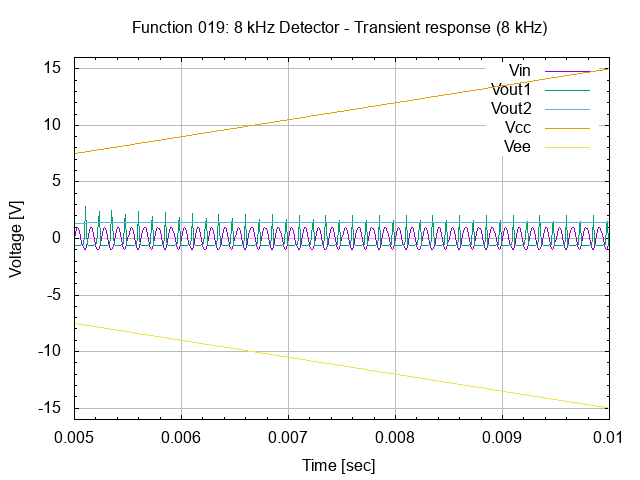

The gnuplot source for this figure:
# setup terminal
set term png

# setup graph
set output "26.019.00.01.01.04.png"
set title "Function 019: 8 kHz Detector - Transient response (8 kHz)"

# setup Y-axis
set yrange [-16:16]
set grid ytics lt 1 lw 1 lc rgb "#bbbbbb"
set mytics
set ylabel "Voltage [V]"

# setup X-axis
set grid xtics lt 1 lw 1 lc rgb "#bbbbbb"
set mxtics
set xrange [0.005:0.01]
set xlabel "Time [sec]"

# setup plot style
set style data lines
plot '26.019.00.01.01.dat' using 1:2 title "Vin", \
     '26.019.00.01.01.dat' using 1:3 title "Vout1", \
     '26.019.00.01.01.dat' using 1:4 title "Vout2", \
     '26.019.00.01.01.dat' using 1:5 title "Vcc", \
     '26.019.00.01.01.dat' using 1:6 title "Vee"

# set output back to default
set output

# reset terminal type
set terminal pop
